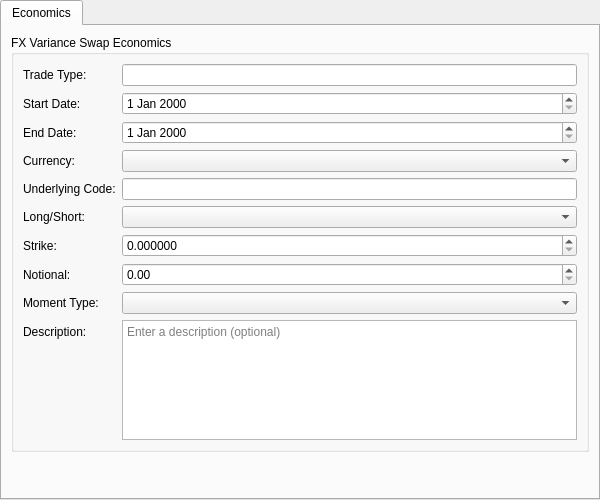
<?xml version="1.0" encoding="UTF-8"?>
<ui version="4.0">
 <class>FxVarianceSwapInstrumentForm</class>
 <widget class="QWidget" name="FxVarianceSwapInstrumentForm">
  <property name="geometry">
   <rect>
    <x>0</x>
    <y>0</y>
    <width>600</width>
    <height>500</height>
   </rect>
  </property>
  <layout class="QVBoxLayout" name="rootLayout">
   <property name="leftMargin"><number>0</number></property>
   <property name="topMargin"><number>0</number></property>
   <property name="rightMargin"><number>0</number></property>
   <property name="bottomMargin"><number>0</number></property>
   <item>
    <widget class="QTabWidget" name="subTabWidget">
     <property name="currentIndex"><number>0</number></property>
     <widget class="QWidget" name="economicsTab">
      <attribute name="title">
       <string>Economics</string>
      </attribute>
      <layout class="QVBoxLayout" name="economicsLayout">
       <item>
        <widget class="QGroupBox" name="economicsGroup">
         <property name="title">
          <string>FX Variance Swap Economics</string>
         </property>
         <layout class="QFormLayout" name="economicsFormLayout">
          <item row="0" column="0">
           <widget class="QLabel" name="labelTradeTypeCode">
            <property name="text"><string>Trade Type:</string></property>
           </widget>
          </item>
          <item row="0" column="1">
           <widget class="QLineEdit" name="tradeTypeCodeEdit">
            <property name="readOnly"><bool>true</bool></property>
           </widget>
          </item>
          <item row="1" column="0">
           <widget class="QLabel" name="labelStartDate">
            <property name="text"><string>Start Date:</string></property>
           </widget>
          </item>
          <item row="1" column="1">
           <widget class="OreDateEdit" name="startDateEdit"/>
          </item>
          <item row="2" column="0">
           <widget class="QLabel" name="labelEndDate">
            <property name="text"><string>End Date:</string></property>
           </widget>
          </item>
          <item row="2" column="1">
           <widget class="OreDateEdit" name="endDateEdit"/>
          </item>
          <item row="3" column="0">
           <widget class="QLabel" name="labelCurrency">
            <property name="text"><string>Currency:</string></property>
           </widget>
          </item>
          <item row="3" column="1">
           <widget class="OreCurrencyComboBox" name="currencyCombo"/>
          </item>
          <item row="4" column="0">
           <widget class="QLabel" name="labelUnderlyingCode">
            <property name="text"><string>Underlying Code:</string></property>
           </widget>
          </item>
          <item row="4" column="1">
           <widget class="QLineEdit" name="underlyingCodeEdit"/>
          </item>
          <item row="5" column="0">
           <widget class="QLabel" name="labelLongShort">
            <property name="text"><string>Long/Short:</string></property>
           </widget>
          </item>
          <item row="5" column="1">
           <widget class="QComboBox" name="longShortCombo"/>
          </item>
          <item row="6" column="0">
           <widget class="QLabel" name="labelStrike">
            <property name="text"><string>Strike:</string></property>
           </widget>
          </item>
          <item row="6" column="1">
           <widget class="OreDoubleSpinBox" name="strikeSpinBox">
            <property name="decimals"><number>6</number></property>
            <property name="minimum"><double>0.000000000000000</double></property>
            <property name="maximum"><double>999999.000000000000000</double></property>
            <property name="singleStep"><double>0.001000000000000</double></property>
           </widget>
          </item>
          <item row="7" column="0">
           <widget class="QLabel" name="labelNotional">
            <property name="text"><string>Notional:</string></property>
           </widget>
          </item>
          <item row="7" column="1">
           <widget class="OreDoubleSpinBox" name="notionalSpinBox">
            <property name="decimals"><number>2</number></property>
            <property name="minimum"><double>0.000000000000000</double></property>
            <property name="maximum"><double>999999999999.000000000000000</double></property>
            <property name="singleStep"><double>1000.000000000000000</double></property>
           </widget>
          </item>
          <item row="8" column="0">
           <widget class="QLabel" name="labelMomentType">
            <property name="text"><string>Moment Type:</string></property>
           </widget>
          </item>
          <item row="8" column="1">
           <widget class="QComboBox" name="momentTypeCombo"/>
          </item>
          <item row="9" column="0">
           <widget class="QLabel" name="labelDescription">
            <property name="text"><string>Description:</string></property>
           </widget>
          </item>
          <item row="9" column="1">
           <widget class="QPlainTextEdit" name="descriptionEdit">
            <property name="minimumSize">
             <size><width>0</width><height>60</height></size>
            </property>
            <property name="maximumSize">
             <size><width>16777215</width><height>120</height></size>
            </property>
            <property name="placeholderText">
             <string>Enter a description (optional)</string>
            </property>
           </widget>
          </item>
         </layout>
        </widget>
       </item>
       <item>
        <spacer name="economicsSpacer">
         <property name="orientation"><enum>Qt::Vertical</enum></property>
         <property name="sizeHint" stdset="0">
          <size><width>20</width><height>20</height></size>
         </property>
        </spacer>
       </item>
      </layout>
     </widget>
    </widget>
   </item>
  </layout>
 </widget>
 <customwidgets>
 <customwidget>
  <class>OreDoubleSpinBox</class>
  <extends>QDoubleSpinBox</extends>
  <header>ores.qt/OreDoubleSpinBox.hpp</header>
 </customwidget>
 <customwidget>
  <class>OreDateEdit</class>
  <extends>QDateEdit</extends>
  <header>ores.qt/OreDateEdit.hpp</header>
 </customwidget>
 <customwidget>
  <class>OreCurrencyComboBox</class>
  <extends>QComboBox</extends>
  <header>ores.qt/OreCurrencyComboBox.hpp</header>
 </customwidget>
</customwidgets>
<resources/>
 <connections/>
</ui>
